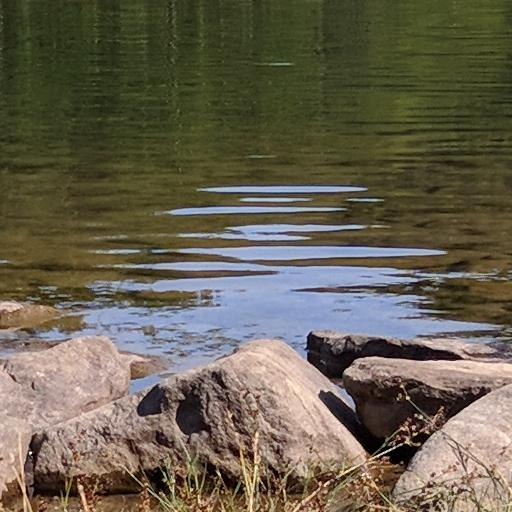
#> input picture data/IMG_00.jpg, 512 x 512 px
$ python -i noise.py   (imports and definitions only)
#> lines starting #> are read from the running program, lines starting #| are printed output that depends on the picture; after the words box and inside, x2 and y2 are one past the last pixel; in counts of white or black regions, pixels touching at a corner belong together
# Copyright (c) 2021 Marco Frassineti
# Copyright (c) 2018 Nicolò Bonettini, Paolo Bestagini, Luca Bondi
#
# Licensed under the MIT license: https://opensource.org/licenses/MIT
# Permission is granted to use, copy, modify, and redistribute the work.
# Full license information available in the project LICENSE file.

import numpy as np
from numpy.fft import fft2, ifft2
from scipy.ndimage import filters
import pywt


# [287 lines left out: functions extract_noise, extract_noise_compact, wiener_dft, zero_mean, zero_mean_total, threshold and 2 more, not called in this run]


def saturation(im):
    """
    Saturation as from Binghamton toolbox.

    Parameters
    ----------
    im : numpy.ndarray
        Image of dtype np.uint8.

    Returns
    -------
    numpy.ndarray
        Saturation map from input im.
    """

    if not im.dtype == np.uint8:
        raise ValueError("im.dtype must be np.uint8")

    if im.ndim == 2:
        im.shape += (1,)

    h, w, ch = im.shape

    if im.max() < 250:
        return np.ones((h, w, ch))

    im_h = im - np.roll(im, (0, 1), (0, 1))
    im_v = im - np.roll(im, (1, 0), (0, 1))
    satur_map = \
        np.bitwise_not(
            np.bitwise_and(
                np.bitwise_and(
                    np.bitwise_and(
                        im_h != 0, im_v != 0
                    ), np.roll(im_h, (0, -1), (0, 1)) != 0
                ), np.roll(im_v, (-1, 0), (0, 1)) != 0
            )
        )

    max_ch = im.max(axis=0).max(axis=0)

    for ch_idx, max_c in enumerate(max_ch):
        if max_c > 250:
            satur_map[:, :, ch_idx] = \
                np.bitwise_not(
                    np.bitwise_and(
                        im[:, :, ch_idx] == max_c, satur_map[:, :, ch_idx]
                    )
            )

    return satur_map


# [16 lines left out: function inten_sat_compact, not called in this run]

>>> import cv2
>>> picture = cv2.imread('../../data/IMG_00.jpg', cv2.IMREAD_GRAYSCALE)
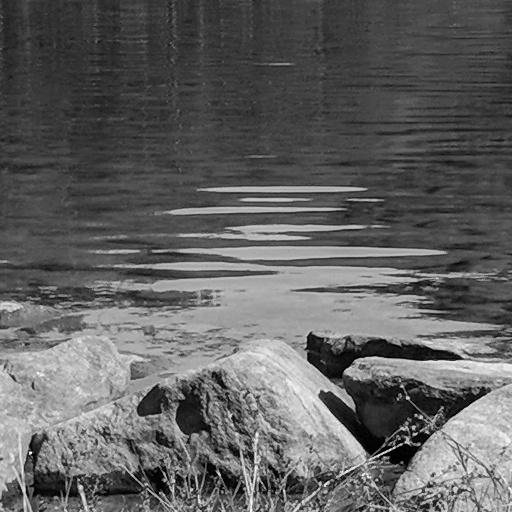
#> picture: shape (512, 512); min 0, max 255, mean 96.7
>>> result = saturation(picture)
#> in saturation, `im_h = im - np.roll(im, (0, 1), (0, 1))`:
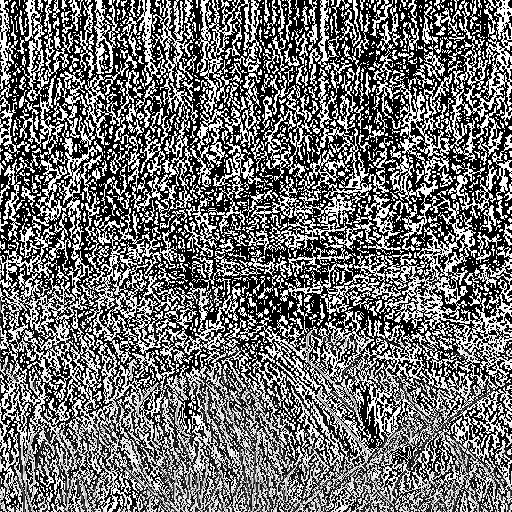
#> im_h: shape (512, 512, 1); min 0, max 255, mean 112
#> in saturation, `im_v = im - np.roll(im, (1, 0), (0, 1))`:
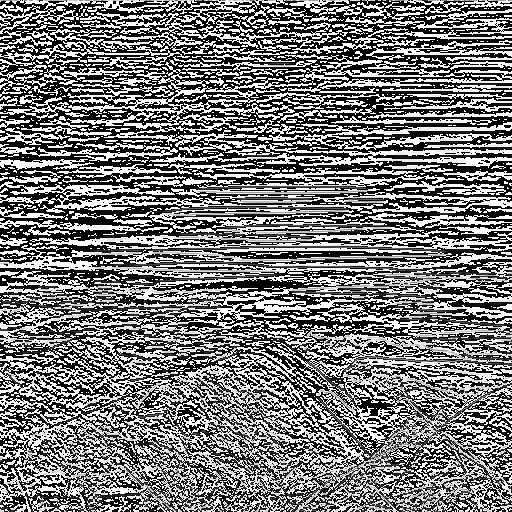
#> im_v: shape (512, 512, 1); min 0, max 255, mean 120.5
#> in saturation, `satur_map = \ np.bitwise_not( np.bitwise_and( np.bitwise_and( np.bitwi..`:
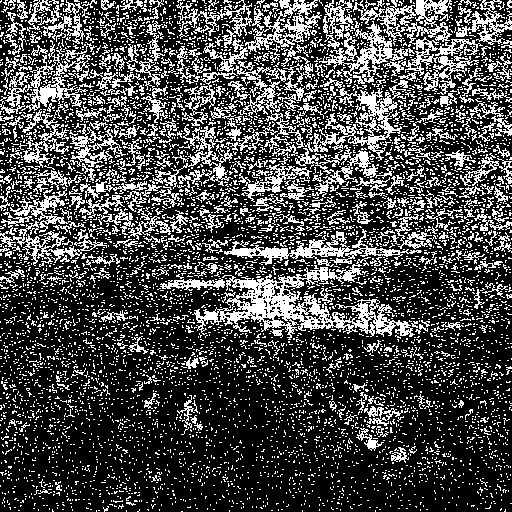
#> satur_map: shape (512, 512, 1) bool; 29% white in thin lines or dots
#> in saturation, `max_ch = im.max(axis=0).max(axis=0)`: max_ch = [255]
#> the loop in saturation, `for ch_idx, max_c in enumerate(max_ch):` made 1 pass
#> (ch_idx, max_c) on pass 1: (0, 255)
#> after the loop in saturation, `for ch_idx, max_c in enumerate(max_ch):`: satur_map: shape (512, 512, 1) bool; every value is 1
